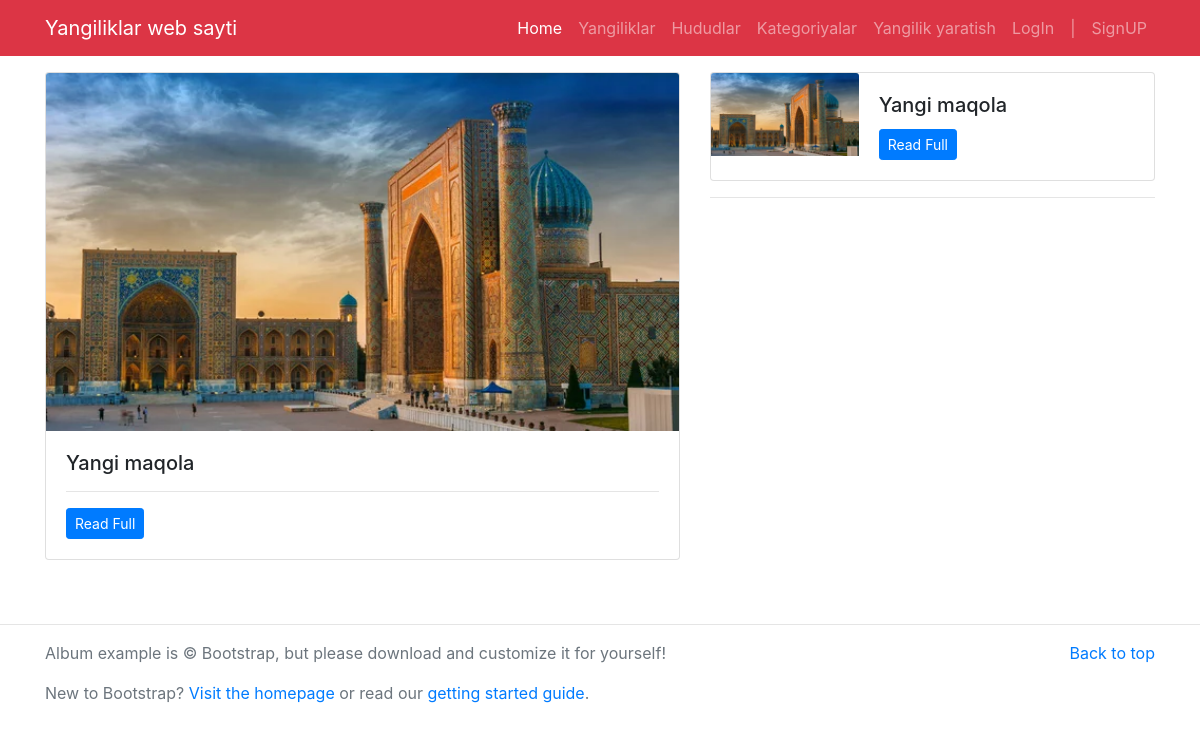
Before: / with the older database file.
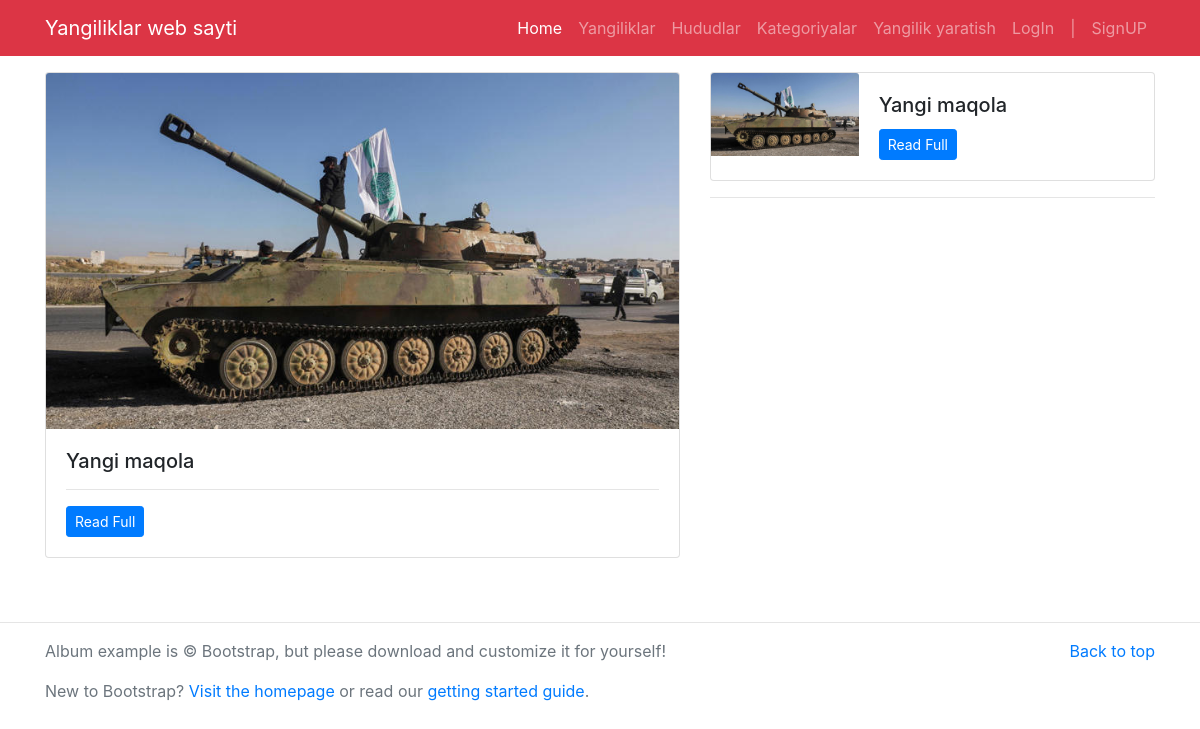
After: the same page with the newer database file.
### app/models.py (models this page shows, shortened)
class News(models.Model):
    category = models.ForeignKey(Category, on_delete=models.CASCADE, blank=True, null=True)
    region = models.ForeignKey(Region, on_delete=models.CASCADE, blank=True, null=True)
    title = models.CharField(max_length=300)
    text = models.TextField()
    image = models.ImageField(upload_to='media/')
    date = models.DateField(auto_now=True)
    author = models.ForeignKey(settings.AUTH_USER_MODEL, on_delete=models.CASCADE)

### app/views.py (the view)
# urls.py: path('', home_view, name='home'),
def home_view(request):
    return render(request, "home.html", {
        "first_news": News.objects.first(),
        "three_news": News.objects.all().order_by('-date')[:3]
    })

### templates/home.html
{% extends 'base.html' %}
{% block content%}
<main class="container mt-3 mb-5">
	<div class="row my-3">
		<div class="col-md-7">
			<div class="card mb-3">
			  <img src="/media/{{first_news.image}}" class="card-img-top" alt="{{first_news.title}}">
			  <div class="card-body">
			    <h5 class="card-title">{{first_news.title}}</h5>
			    <hr/>
			    <p class="card-text"><a href="/detail/{{first_news.id}}" class="btn btn-sm btn-primary">Read Full</a></p>
			  </div>
			</div>
		</div>
		<div class="col-md-5" style="max-height: 450px; overflow: auto;">
		{% for news in three_news %}
			<div class="card">
			  <div class="row no-gutters">
			    <div class="col-md-4">
			       <img src="/media/{{news.image}}" class="card-img-top" alt="{{news.title}}">
			    </div>
			    <div class="col-md-8">
			      <div class="card-body">
			        <h5 class="card-title">{{news.title}}</h5>
			        <p class="card-text"><a href="/detail/{{news.id}}" class="btn btn-sm btn-primary">Read Full</a></p>
			      </div>
			    </div>
			  </div>
			</div>
			<hr/>
			{% endfor%}
		</div>
	</div>
</main>
{% endblock%}

### templates/base.html (shortened to what this page needs)
{% load static %}
<!DOCTYPE html>
<html>
<head>
	<link rel="stylesheet" href="{% static '/css/bootstrap.min.css' %}" />
</head>
<body>
	<nav class="navbar navbar-expand-lg navbar-dark bg-danger">
		<div class="container">
		  <a class="navbar-brand" href="/"> Yangiliklar web sayti </a>
		  <div class="collapse navbar-collapse" id="navbarNav">
		    <ul class="navbar-nav ml-auto">
		      <li class="nav-item active">
		        <a class="nav-link" href="{% url 'home' %}">Home</a>
		      </li>
		      <li class="nav-item">
				 <a class="nav-link" href="{% url 'all_news' %}">Yangiliklar</a>
		      </li>
		      <li class="nav-item">
				<a class="nav-link" href="{% url 'regions' %}">Hududlar</a>
			 </li>
			 <li class="nav-item">
				<a class="nav-link" href="{% url 'categories' %}">Kategoriyalar</a>
			 </li>
			 <li class="nav-item">
				<a class="nav-link" href="{% url 'create_news' %}">Yangilik yaratish</a>
			 </li>
			 <li class="nav-item">
				{% if user.is_authenticated %}
					<a class="nav-link" href="">Welcome to {{user.username}}</a>
					<li>
					<a class="nav-link" href="{% url 'logout' %}">Logout</a>
					</li>
				{% else %}
					<li><a class="nav-link" href="{% url 'login' %}">LogIn </a></li>
					<li><a class="nav-link" href=""> | </a></li>
					<li><a class="nav-link" href="{% url 'signup' %}">SignUP</a> </li>
				{% endif %}
			 </li>
		    </ul>
		  </div>
	  	</div>
	</nav>
{% block content %}
{% endblock%}
    <hr/>
<footer class="text-muted">
  <div class="container">
    <p class="float-right">
      <a href="#">Back to top</a>
    </p>
    <p>Album example is &copy; Bootstrap, but please download and customize it for yourself!</p>
    <p>New to Bootstrap? <a href="https://getbootstrap.com/">Visit the homepage</a> or read our <a href="/docs/4.5/getting-started/introduction/">getting started guide</a>.</p>
  </div>
</footer>
</body>
</html>

Changed rows visible on the page:
changed News "Yangi maqola": image: a different picture
